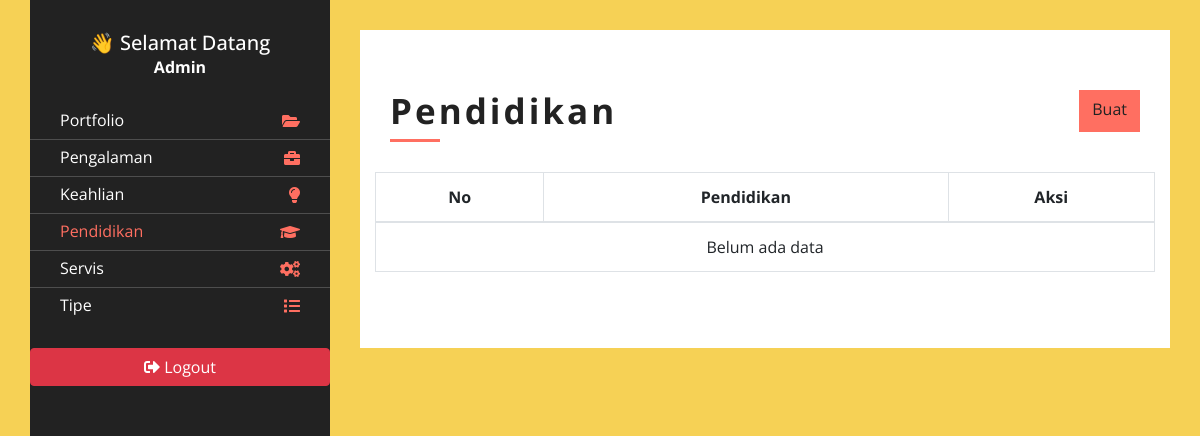
The app's page /admin/index.php?page=education (signed in), older data.
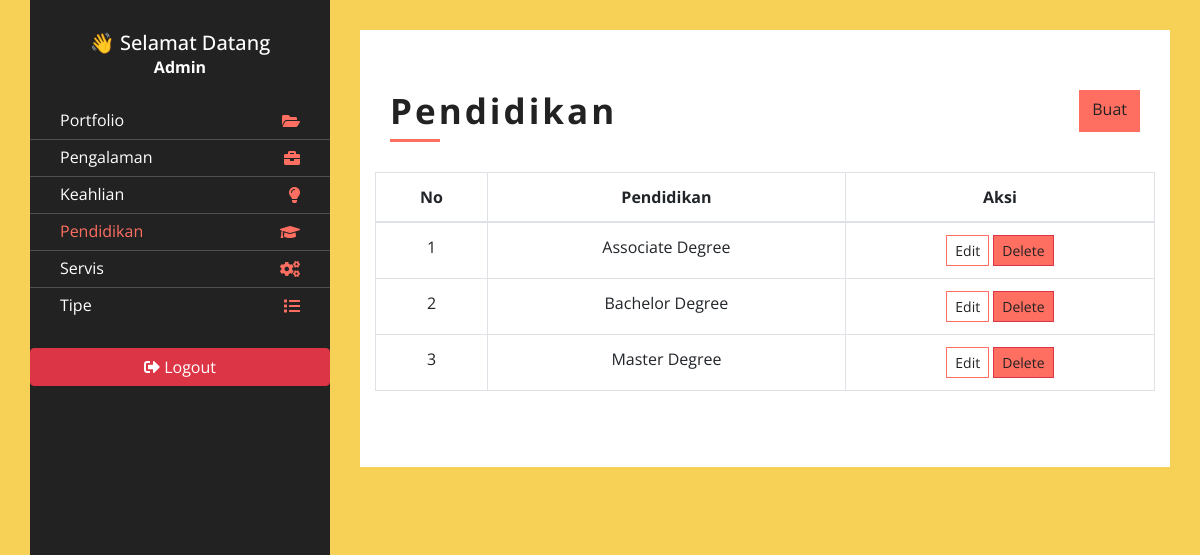
The same page, newer data.
### tables this page shows
CREATE TABLE `educations` (
  `id` int(11) NOT NULL,
  `education_name` varchar(50) NOT NULL,
  `start_date` date NOT NULL,
  `finish_date` date NOT NULL,
  `content` text NOT NULL
);

### admin/content/education.php (the view, shortened to what this page needs)
<?php
    $query = mysqli_query($conn, "SELECT * FROM educations
            ORDER BY education_name ASC
    ");
    $rows = mysqli_fetch_all($query, MYSQLI_ASSOC);
?>
<div class="about">
  <div class="content-inner">
    <div class="content-header d-flex justify-content-between">
        <h2>Pendidikan</h2>
        <a href="?page=add-edit_education" class="btn ">Buat</a>
    </div>
    <div class="row align-items-center">
    <table class="table table-bordered text-center">
      <thead>
          <tr>
              <th>No</th>
              <th>Pendidikan</th>
              <th>Aksi</th>
          </tr>
      </thead>
      <tbody>
          <?php
          $no = 1;
          foreach ($rows as $row) {
          ?>
              <tr>
                  <td><?php echo $no++ ?></td>
                  <td><?php echo $row['education_name'] ?></td>
                  <td>
                      <a class="btn  btn-sm" style="background-color:white; border: 1px solid #FF6F61" href="?page=add-edit_education&id=<?php echo $row['id'] ?>">Edit</a>
                      <a class="btn btn-danger btn-sm" onclick="return confirm('Yakin ingin delete ?')" href="?page=education&delete=<?php echo $row['id'] ?>">Delete</a>
                  </td>
              </tr>
          <?php
          }
          ?>
          <?php if (empty($rows)) : ?>
              <tr>
                  <td colspan="6">Belum ada data</td>
              </tr>
          <?php endif ?>
      </tbody>
    </table>
    </div>
  </div>
</div>

Row changes from the older to the newer data that the page shows:
added educations: education_name "Associate Degree"
added educations: education_name "Bachelor Degree"
added educations: education_name "Master Degree"
Text that changed along with them:
text no longer shown: "Belum ada data"
